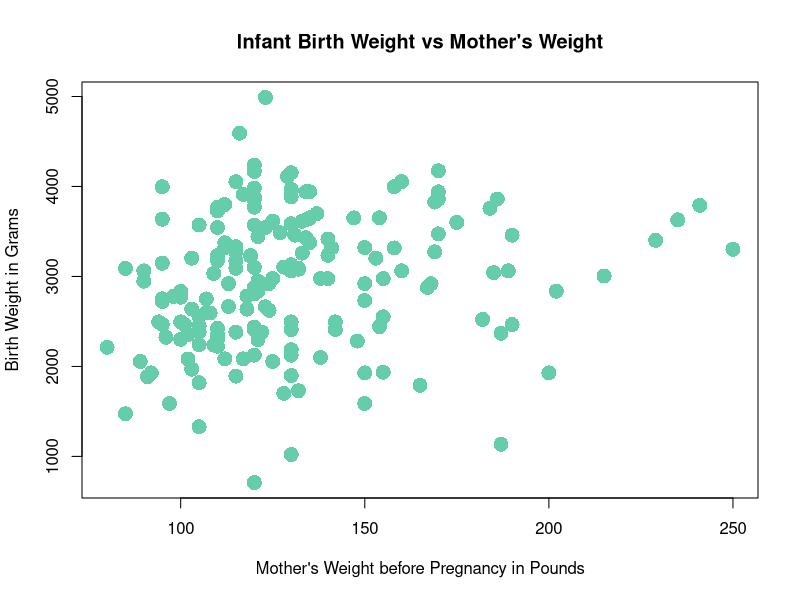
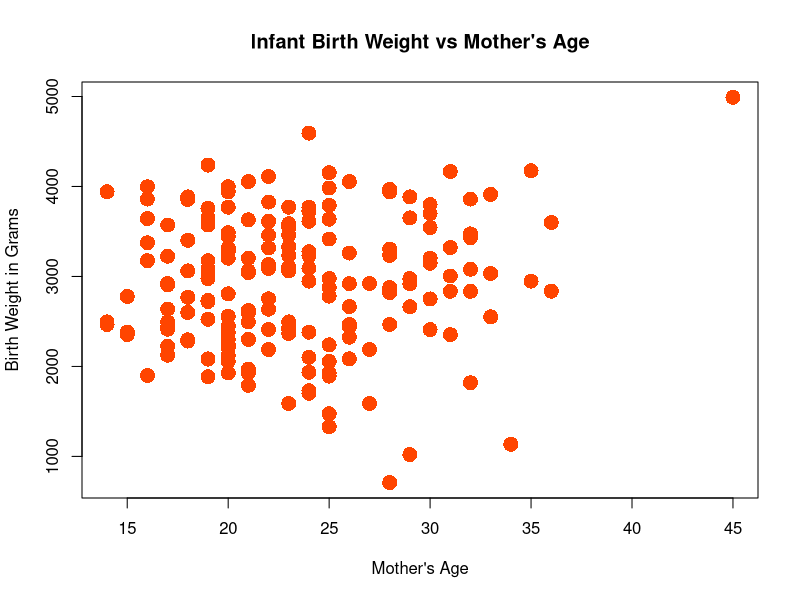
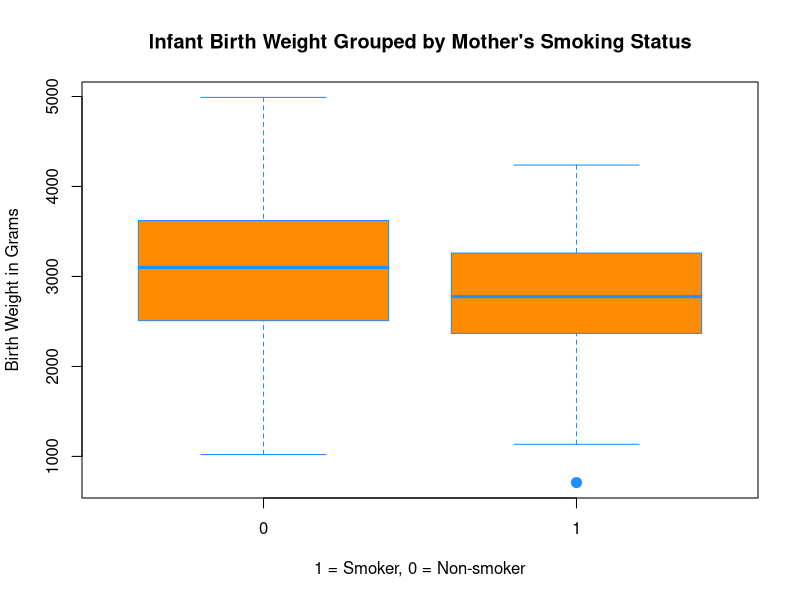
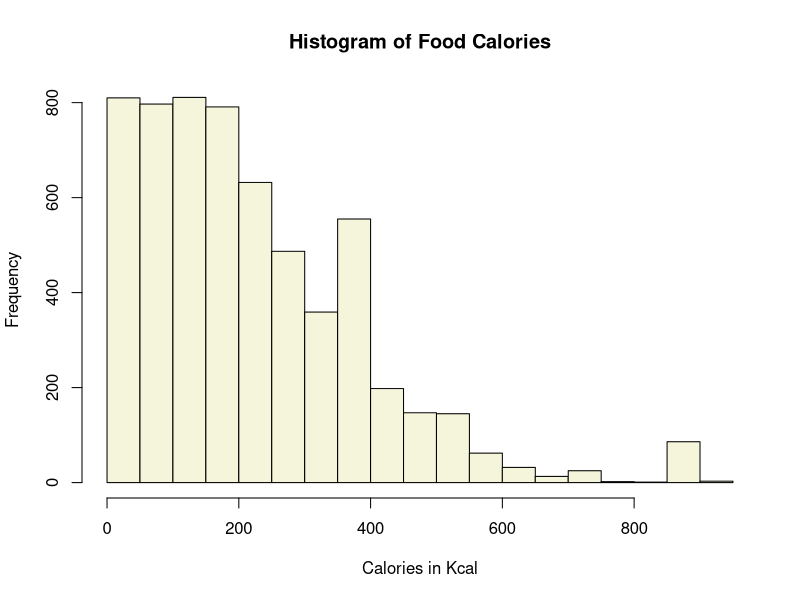
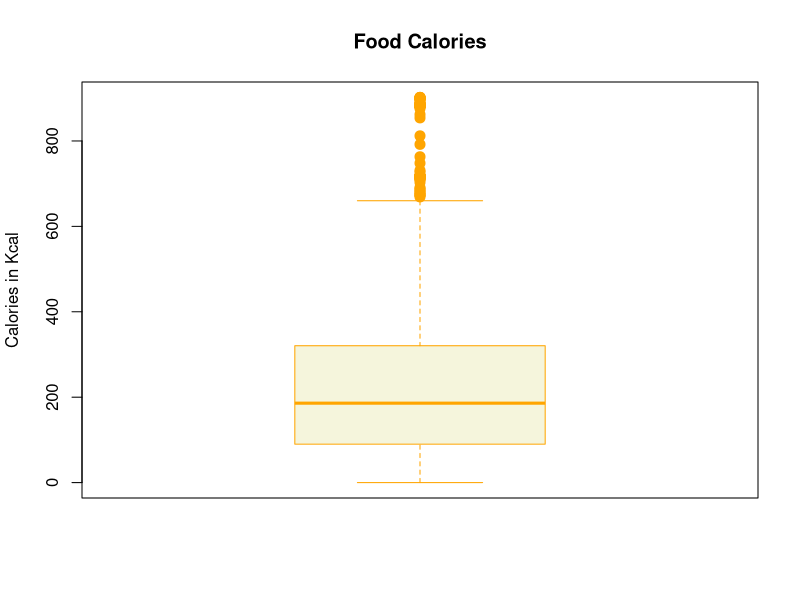
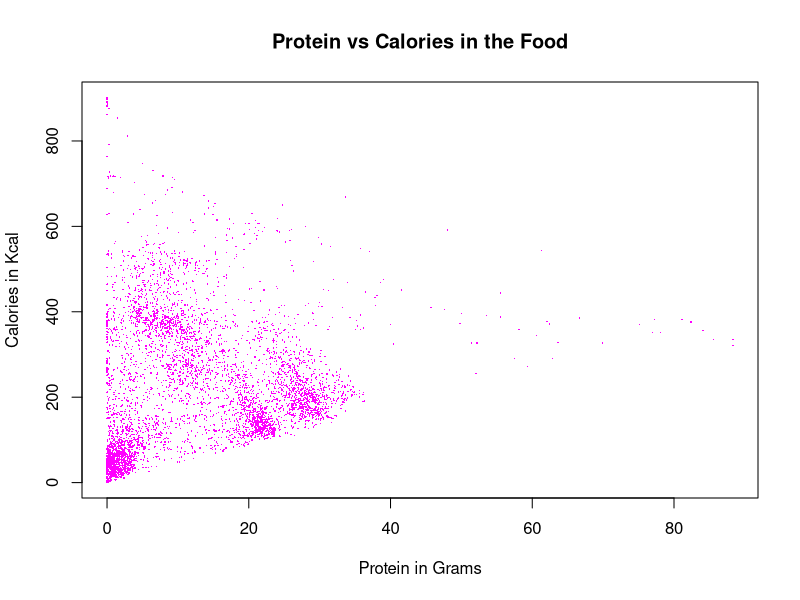
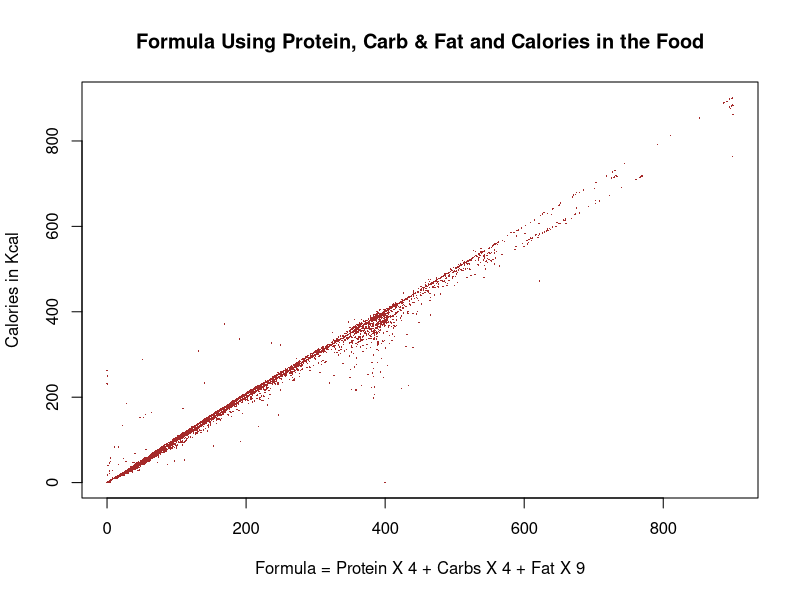

Reproduce these figures in R, in order.
## ---- chunk 1
library(ggplot2)
#View(msleep)

## ---- chunk 2
str(msleep)
## ---- chunk 3
mean(msleep$sleep_rem[!is.na(msleep$sleep_rem)])
## ---- chunk 4
sd(msleep$brainwt[!is.na(msleep$brainwt)])
## ---- chunk 5
# msleep$name[which(msleep$sleep_rem == max(msleep$sleep_rem[!is.na(msleep$sleep_rem)]))]
msleep[which.max(msleep$sleep_rem),]$name

## ---- chunk 6
# str(msleep$vore)
mean(msleep$bodywt[which(msleep$vore == "carni")], na.rm = TRUE)

## ---- chunk 7



## ---- chunk 8
library(MASS)
# View(birthwt)
str(birthwt)
## ---- chunk 9
plot(bwt ~ lwt, data = birthwt, 
     xlab = "Mother's Weight before Pregnancy in Pounds",
     ylab = "Birth Weight in Grams",
     main = "Infant Birth Weight vs Mother's Weight",
     pch  = 16,
     cex  = 2,
     col  = "aquamarine3")

## ---- chunk 10
plot(bwt ~ age, data = birthwt, 
     xlab = "Mother's Age",
     ylab = "Birth Weight in Grams",
     main = "Infant Birth Weight vs Mother's Age",
     pch  = 16,
     cex  = 2,
     col  = "orangered")

## ---- chunk 11
boxplot(bwt ~ smoke, data = birthwt,
xlab   = "1 = Smoker, 0 = Non-smoker",
ylab   = "Birth Weight in Grams",
main   = "Infant Birth Weight Grouped by Mother's Smoking Status",
pch    = 20,
cex    = 2,
col    = "darkorange",
border = "dodgerblue")
## ---- chunk 12
library(readr)
nutrition_2018 <- read_csv("nutrition-2018.csv")
# View(nutrition_2018)
hist(nutrition_2018$Calories,
     xlab   = "Calories in Kcal",
     main   = "Histogram of Food Calories",
     breaks = 30,
     col    = "beige")
boxplot(nutrition_2018$Calories,
      ylab   = "Calories in Kcal",
      main   = "Food Calories",
      pch    = 20,
      cex    = 2,
      col    = "beige",
      border = "orange")
## ---- chunk 13
plot(Calories ~ Protein, data = nutrition_2018, 
     xlab = "Protein in Grams",
     ylab = "Calories in Kcal",
     main = "Protein vs Calories in the Food",
     pch  = 16,
     cex  = 0.2,
     col  = "magenta")
## ---- chunk 14
pcf = 4 * nutrition_2018$Protein + 4 * nutrition_2018$Carbs + 9 * nutrition_2018$Fat
# pcf
plot(Calories ~ pcf, data = nutrition_2018, 
     xlab = "Formula = Protein X 4 + Carbs X 4 + Fat X 9",
     ylab = "Calories in Kcal",
     main = "Formula Using Protein, Carb & Fat and Calories in the Food",
     pch  = 16,
     cex  = 0.2,
     col  = "brown")
## ---- chunk 15
a = 1:10
b = 10:1
c = rep(1, times = 10)
d = 2 ^ (1:10)
## ---- chunk 16
sum_of_squares = function(x){
  sum(x ^ 2)
}
  
sum_of_squares(x = a)
sum_of_squares(x = c(c, d))
## ---- chunk 17
sqrt(sum_of_squares(d) / length(d))
## ---- chunk 18
sqrt((sum_of_squares(a) + sum_of_squares(b) - 2 * (a %*% b)) / length(a))
## ---- chunk 19
set.seed(42)
x = 1:100
y = rnorm(1000)
z = runif(150, min = 0, max = 1)
## ---- chunk 20
list_extreme_values = function(x, k = 2){
  

  # ifelse can be used in vectorized statement
  s = ifelse (x < mean(x) - k * sd(x), TRUE, FALSE)
  small = x[s]

  l = ifelse (x > mean(x) + k * sd(x), TRUE, FALSE)
  large = x[l]

  return(list(small, large))
  # different method, instead calculate mean and sd on the fly:
  # mean = mean(x)
  # sd = sd(x)
  # small = x[which(x < mean - k * sd)]
  # large = x[which(x > mean + k * sd)]
  # return(list(small,large))
}

list_extreme_values(x = x, k = 1)


## ---- chunk 21
list_extreme_values(x = y, k = 3)
## ---- chunk 22
list_extreme_values(x = y, k = 2)
## ---- chunk 23
list_extreme_values(x = z, k = 1.5)
## ---- chunk 24
mean(list_extreme_values(y, 1.5)[[2]])
